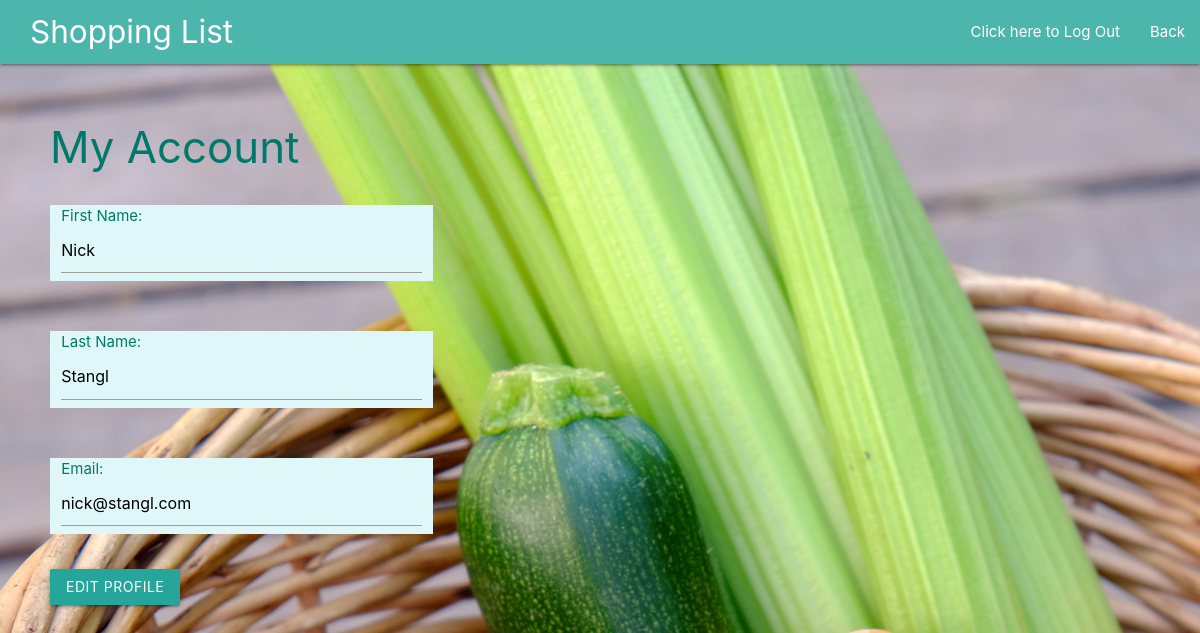
Page /myaccount/1 on the committed database.
### time_app/models.py (models this page shows)
class User(models.Model):
    first_name = models.CharField(max_length=45)
    last_name = models.CharField(max_length=45)
    email = models.CharField(max_length=255)
    password = models.CharField(max_length=255)
    created_at = models.DateTimeField(auto_now_add=True)
    updated_at = models.DateTimeField(auto_now=True)
    objects = User_Manager()

### time_app/views.py (the view)
# urls.py: path('myaccount/<user_id>', views.see_account),
def see_account(request, user_id):
    right_user = User.objects.get(id=user_id)
    user_products = Product.objects.filter(user=right_user)
    context = {
        'right_user':right_user,
        'user_products':user_products
    }
    return render(request, "myaccount.html", context)

### time_app/templates/myaccount.html (shortened to what this page needs)
<!DOCTYPE html>
<html lang="en">
<head>
    <link rel="stylesheet" href="https://cdnjs.cloudflare.com/ajax/libs/materialize/1.0.0/css/materialize.min.css">
    {% load static%}
    <link rel="stylesheet" href="{% static 'css/styles.css' %}">
</head>
<body id="bg" style="background-image: url('{% static "img/foods.jpg" %}'); background-repeat: no-repeat;
    background-size: cover">
    <nav>
        <div class="nav-wrapper teal lighten-2">
            <a href="#" class="brand-logo">Shopping List</a>
            <ul id="nav-mobile" class="right hide-on-med-and-down">
                <li><a href="/logout">Click here to Log Out</a></li>
                <li><a href="/shoppinglist">Back</a></li>
            </ul>
        </div>
    </nav>
    <div class="main teal-text text-darken-2">
    <h3>My Account</h3>
    <form action='/edit_profile/{{ right_user.id }}' method='post'>
        <div class="row">
            <form class="col s5">
                <div class="row">
                    <div class="input-field col s4 #e0f7fa cyan lighten-5
                    ">
        First Name: <input type='text' name='first_name' value="{{ right_user.first_name }}">
                    </div>
                </div>
        <form class="col s5">
            <div class="row">
                <div class="input-field col s4 #e0f7fa cyan lighten-5
                ">
        Last Name: <input type='text' name='last_name' value="{{ right_user.last_name }}">
                </div>
            </div>
        <form class="col s5">
            <div class="row">
                <div class="input-field col s4 #e0f7fa cyan lighten-5
                ">
        Email: <input type='text' name='reg_email' value="{{ right_user.email }}">
                </div>
            </div>
        <button class="btn center waves-effect waves-light" type="submit" name="action">Edit Profile
        </button>
    </div>
    </form>
</body>
</html>

### time_app/static/css/styles.css (style rules this page uses)
body { background-image: url("static/img/grocery2.jpeg"); }
.brand-logo { margin-left: 30px; }
.main { margin-top: 60px; margin-left: 50px; }

### rows in the picture
User: first_name "Nick", last_name "Stangl", reg_email "nick@stangl.com"
